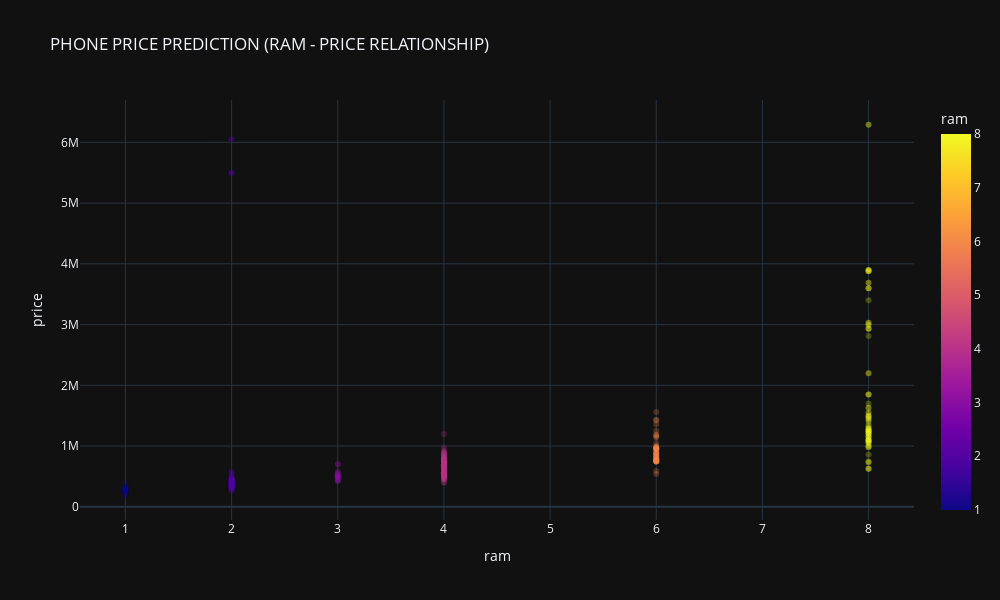

The notebook cell this image was saved under:
### Markdown cell above
visualization to assess the relationship of ram with the target variable Price

### Code cell
# scatter plot of ram and price
fig = px.scatter(phone_df, x='ram', y='price', opacity = 0.25, template = 'plotly_dark', 
                color='ram', hover_data=['ram', 'price'],title = 'PHONE PRICE PREDICTION (RAM - PRICE RELATIONSHIP)')
fig.update_layout(width=1000, height=600)
fig.show()

### Figure 1 — Plotly figure (JSON) as saved in the notebook; plotly's stock layout.template omitted (floating-point values rounded to 4 significant figures; data arrays with more than 128 entries replaced by an {"elided": "..."} marker saying what was removed)
{"data": [{"hovertemplate": "ram=%{marker.color}<br>price=%{y}<extra></extra>", "legendgroup": "", "marker": {"color": {"elided": "379 int values"}, "coloraxis": "coloraxis", "opacity": 0.25, "symbol": "circle"}, "mode": "markers", "name": "", "orientation": "v", "showlegend": false, "type": "scatter", "x": {"elided": "379 int values"}, "xaxis": "x", "y": {"elided": "379 int values"}, "yaxis": "y"}], "layout": {"coloraxis": {"colorbar": {"title": {"text": "ram"}}, "colorscale": [[0, "#0d0887"], [0.1111, "#46039f"], [0.2222, "#7201a8"], [0.3333, "#9c179e"], [0.4444, "#bd3786"], [0.5556, "#d8576b"], [0.6667, "#ed7953"], [0.7778, "#fb9f3a"], [0.8889, "#fdca26"], [1, "#f0f921"]]}, "height": 600, "legend": {"tracegroupgap": 0}, "title": {"text": "PHONE PRICE PREDICTION (RAM - PRICE RELATIONSHIP)"}, "width": 1000, "xaxis": {"anchor": "y", "domain": [0, 1], "title": {"text": "ram"}}, "yaxis": {"anchor": "x", "domain": [0, 1], "title": {"text": "price"}}}}
